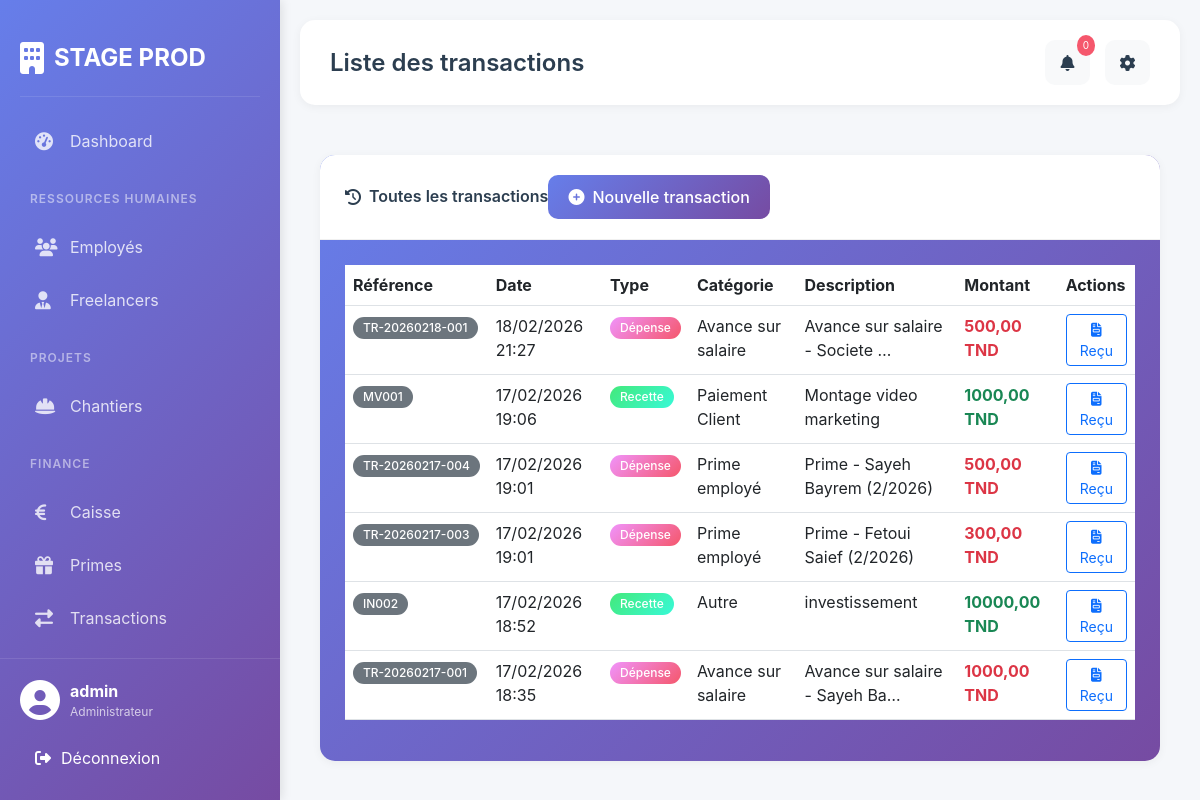
Before: /finance/transactions/ (signed in) with the older database file.
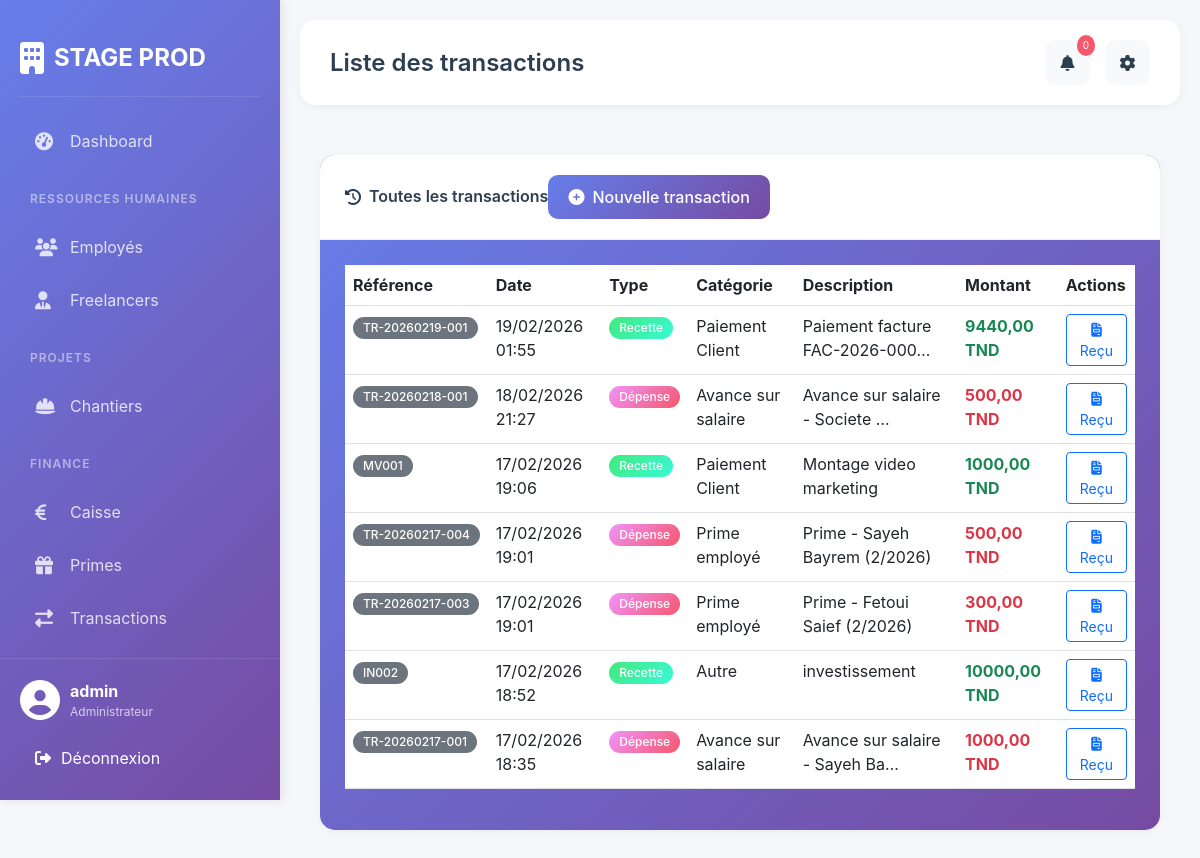
After: the same page with the newer database file.
### gestion/models.py (models this page shows, shortened)
class Transaction(models.Model):
    TYPE_TRANSACTION_CHOICES = [
        ('RECETTE', 'Recette'),
        ('DEPENSE', 'Dépense'),
    ]
    CATEGORIE_CHOICES = [
        ('CLIENT', 'Paiement Client'),
        ('AVANCE', 'Avance sur salaire'),
        ('PRIME', 'Prime employé'),
        ('FREELANCE', 'Paiement Freelancer'),
        ('FOURNITURE', 'Achat fourniture'),
        ('TRANSPORT', 'Frais transport'),
        ('AUTRE', 'Autre'),
    ]
    caisse = models.ForeignKey(Caisse, on_delete=models.CASCADE)
    type_transaction = models.CharField(max_length=20, choices=TYPE_TRANSACTION_CHOICES)
    categorie = models.CharField(max_length=20, choices=CATEGORIE_CHOICES)
    montant = models.DecimalField(max_digits=10, decimal_places=2)
    date_transaction = models.DateTimeField(auto_now_add=True)
    description = models.TextField()
    reference = models.CharField(max_length=100, blank=True)
    chantier = models.ForeignKey(Chantier, on_delete=models.SET_NULL, null=True, blank=True)
    employe = models.ForeignKey(Employe, on_delete=models.SET_NULL, null=True, blank=True)
    freelancer = models.ForeignKey(Freelancer, on_delete=models.SET_NULL, null=True, blank=True)
    justificatif = models.FileField(upload_to='justificatifs/', blank=True, null=True)

### gestion/views.py (the view)
# urls.py: path('finance/transactions/', views.liste_transactions, name='liste_transactions'),
@login_required
def liste_transactions(request):
    transactions = Transaction.objects.all().order_by('-date_transaction')
    return render(request, 'finance/liste_transactions.html', {'transactions': transactions})

### templates/finance/liste_transactions.html (shortened to what this page needs)
{% extends 'base.html' %}
{% block page_title %}Liste des transactions{% endblock %}
{% block content %}
<div class="card" style="background: linear-gradient(135deg, #667eea 0%, #764ba2 100%);">
    <div class="card-header">
        <div class="d-flex justify-content-between align-items-center">
            <h5><i class="fas fa-history me-2"></i>Toutes les transactions</h5>
            <a href="{% url 'ajouter_transaction' %}" class="btn btn-primary">
                <i class="fas fa-plus-circle me-2"></i>Nouvelle transaction
            </a>
        </div>
    </div>
    <div class="card-body">
        <div class="table-responsive">
            <table class="table table-hover">
                <thead>
                    <tr>
                        <th>Référence</th>
                        <th>Date</th>
                        <th>Type</th>
                        <th>Catégorie</th>
                        <th>Description</th>
                        <th>Montant</th>
                        <th>Actions</th>
                    </tr>
                </thead>
                <tbody>
                    {% for transaction in transactions %}
                    <tr>
                        <td><span class="badge bg-secondary">{{ transaction.reference }}</span></td>
                        <td>{{ transaction.date_transaction|date:"d/m/Y H:i" }}</td>
                        <td>
                            <span class="badge {% if transaction.type_transaction == 'RECETTE' %}bg-success{% else %}bg-danger{% endif %}">
                                {{ transaction.get_type_transaction_display }}
                            </span>
                        </td>
                        <td>{{ transaction.get_categorie_display }}</td>
                        <td>{{ transaction.description|truncatechars:30 }}</td>
                        <td class="fw-bold {% if transaction.type_transaction == 'RECETTE' %}text-success{% else %}text-danger{% endif %}">
                            {{ transaction.montant }} TND
                        </td>
                        <td>
                            {% if transaction.type_transaction == 'RECETTE' or transaction.type_transaction == 'DEPENSE' %}
                            <a href="{% url 'generer_recu' transaction.pk %}" class="btn btn-sm btn-outline-primary">
                                <i class="fas fa-file-invoice"></i> Reçu
                            </a>
                            {% endif %}
                        </td>
                    </tr>
                    {% endfor %}
                </tbody>
            </table>
        </div>
    </div>
</div>
{% endblock %}

Changed rows visible on the page:
added Transaction: shows "Reçu"
